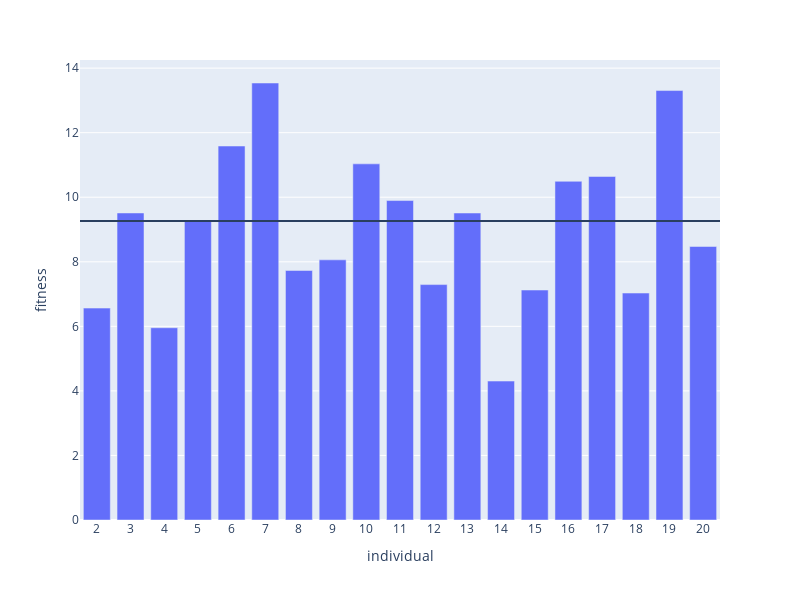

Write notebook code for a chart like this one.
### Code cell
#Fitness in the initial pop

import pandas as pd
import plotly.express as px

gen = 1
dim = 8

fitness_df = pd.read_csv("../data/sphere_function_data_out/fitness.csv")
fitness_df = fitness_df[fitness_df.generation == gen]
fitness_df = fitness_df[fitness_df.dim == dim]
fitness_df = fitness_df[fitness_df.crossover == "UX"]
fitness_df = fitness_df[fitness_df.seed_quality == "median"]
fitness_df = fitness_df[fitness_df.percentage_of_optimal_genes == 0]
fitness_df = fitness_df[fitness_df.run_number == 0].drop(columns = ["generation", "dim", "crossover", "seed_quality", "seed_fitness", "run_number", "percentage_of_optimal_genes", "individual"])
fitness_df = fitness_df.reset_index(drop=True)
fitness_df.index = fitness_df.index + 1


fig = px.bar(
    fitness_df,
    x=fitness_df.index[1:],
    y=fitness_df.f[1:],
    width=800, height=600,
    labels={
        "y": "fitness",
        "x": "individual",
    },
    )

fig.update_layout(
    xaxis = dict(
        tickmode = 'linear',
        tick0 = 2,
        dtick = 1
    )
)
fig.add_hline(y=fitness_df.f[1])

fig.write_image("../figures/single_run_case_initial_fitness.pdf")
fig.show()

### Figure 1 — Plotly figure (JSON) as saved in the notebook; plotly's stock layout.template omitted (floating-point values rounded to 4 significant figures)
{"data": [{"alignmentgroup": "True", "hovertemplate": "individual=%{x}<br>fitness=%{y}<extra></extra>", "legendgroup": "", "marker": {"color": "#636efa", "pattern": {"shape": ""}}, "name": "", "offsetgroup": "", "orientation": "v", "showlegend": false, "textposition": "auto", "type": "bar", "x": [2, 3, 4, 5, 6, 7, 8, 9, 10, 11, 12, 13, 14, 15, 16, 17, 18, 19, 20], "xaxis": "x", "y": [6.565, 9.513, 5.956, 9.26, 11.59, 13.54, 7.731, 8.06, 11.03, 9.898, 7.294, 9.511, 4.304, 7.125, 10.49, 10.64, 7.032, 13.31, 8.474], "yaxis": "y"}], "layout": {"barmode": "relative", "height": 600, "legend": {"tracegroupgap": 0}, "margin": {"t": 60}, "shapes": [{"type": "line", "x0": 0, "x1": 1, "xref": "x domain", "y0": 9.26, "y1": 9.26, "yref": "y"}], "width": 800, "xaxis": {"anchor": "y", "domain": [0, 1], "dtick": 1, "tick0": 2, "tickmode": "linear", "title": {"text": "individual"}}, "yaxis": {"anchor": "x", "domain": [0, 1], "title": {"text": "fitness"}}}}
